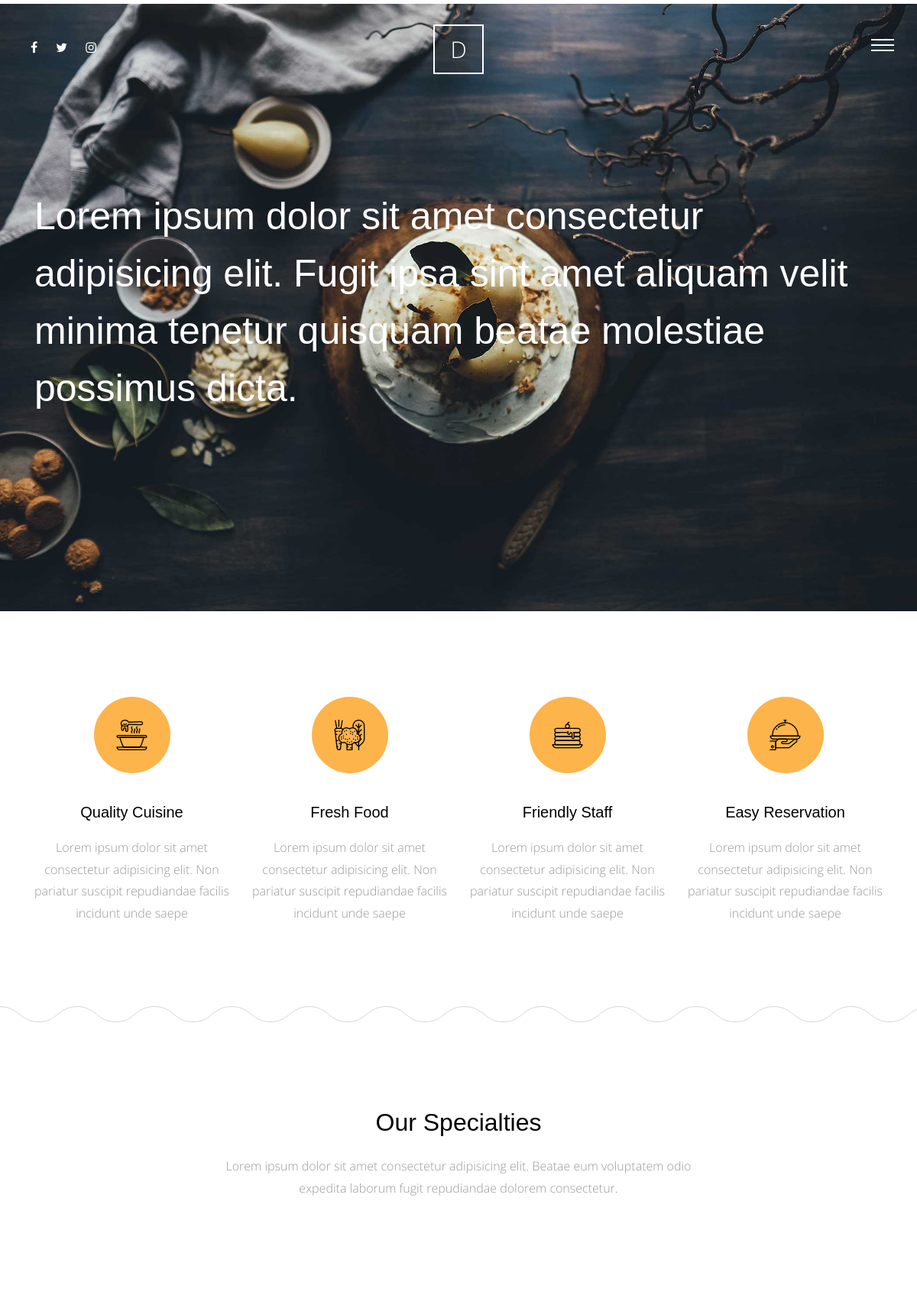
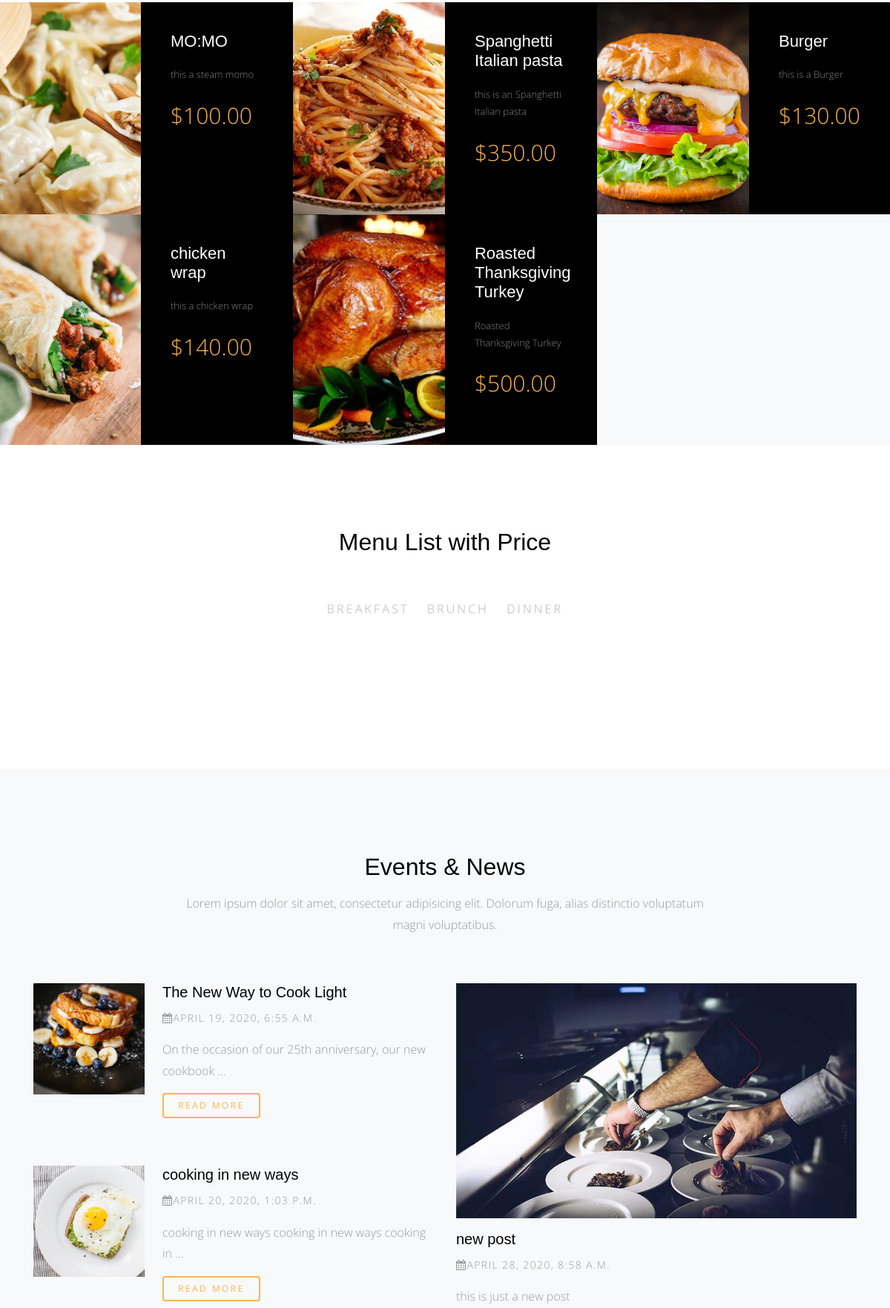
The page / (upper part) on the database its author committed (2 pictures, top to bottom).
### meals/models.py (models this page shows, shortened)
class Meals(models.Model):
    name = models.CharField(max_length=50)
    description = models.TextField(max_length=500)
    category = models.ForeignKey('category', on_delete=models.SET_NULL, null = True)
    people = models.IntegerField()
    price = models.DecimalField(max_digits=5 , decimal_places=2)
    preparation_time = models.IntegerField()
    image = models.ImageField(upload_to='meals/')
    slug = models.SlugField(blank=True, null=True)
    class Meta:
        verbose_name = 'meal'
        verbose_name_plural = 'meals'

class Category(models.Model):
    name = models.CharField(max_length=30)
    class Meta:
        verbose_name = 'category'
        verbose_name_plural = ' categories'
    def __str__(self):
        return self.name

### blog/models.py (models this page shows, shortened)
class Post(models.Model):
    title = models.CharField(max_length=50)
    content = models.TextField()
    auther = models.ForeignKey(User, on_delete=models.CASCADE)
    created = models.DateTimeField(default=timezone.now)
    image = models.ImageField(upload_to='blog/', blank=True, null=True)
    category = models.ForeignKey(
        'Category', null=True, on_delete=models.SET_NULL)
    tags = TaggableManager(blank=True)
    class Meta:
        verbose_name = 'post'
        verbose_name_plural = 'posts'

### home/views.py (the view)
# urls.py: path('',views.home, name= "home ")
def home(request):
    meals =  Meals.objects.all()
    meal_list = Meals.objects.all()
    categories = Category.objects.all()
    posts = Post.objects.all()
    latest_post = Post.objects.last()
    why_choose_us = Why_choose_Us.objects.all()
    context = {
        'meals': meals ,
        'meal_list' : meal_list,
        'categories': categories ,
        'posts' : posts,
        'latest_post' : latest_post ,
        'why_choose_us' : why_choose_us ,
    }
    return render (request, 'home/index.html', context)

### home/templates/home/index.html (shortened to what this page needs)
{% extends 'base.html'%}
{% load static %}
{% block body %}
        <div class="main-wrap">
            <div class="cover_1">
                <div class="img_bg" style="background-image: url({% static 'site_static/img/slider-1.jpg' %});" data-stellar-background-ratio="0.5">
                    <div class="container">
                        <div class="row align-items-center">
                            <div class="col-md-12" data-aos="fade-up">
                                <h2 class="heading">Lorem ipsum dolor sit amet consectetur adipisicing elit. Fugit ipsa sint amet aliquam velit minima tenetur quisquam beatae molestiae possimus dicta.</h2>
                            </div>
                        </div>
                    </div>
                </div>
            </div>
            <div class="section services-section">
                <div class="container">
                    <div class="row">
                        <div class="col-md-6 col-lg-3" data-aos="fade-up">
                            <div class="media feature-icon d-block text-center">
                                <div class="icon">
                                    <span class="flaticon-soup"></span>
                                </div>
                                <div class="media-body">
                                    <h3>Quality Cuisine</h3>
                                    <p>Lorem ipsum dolor sit amet consectetur adipisicing elit. Non pariatur suscipit repudiandae facilis incidunt unde saepe</p>
                                </div>
                            </div>
                        </div>
                        <div class="col-md-6 col-lg-3" data-aos="fade-up" data-aos-delay="100">
                            <div class="media feature-icon d-block text-center">
                                <div class="icon">
                                    <span class="flaticon-vegetables"></span>
                                </div>
                                <div class="media-body">
                                    <h3>Fresh Food</h3>
                                    <p>Lorem ipsum dolor sit amet consectetur adipisicing elit. Non pariatur suscipit repudiandae facilis incidunt unde saepe</p>
                                </div>
                            </div>
                        </div>
                        <div class="col-md-6 col-lg-3" data-aos="fade-up" data-aos-delay="300">
                            <div class="media feature-icon d-block text-center">
                                <div class="icon">
                                    <span class="flaticon-pancake"></span>
                                </div>
                                <div class="media-body">
                                    <h3>Friendly Staff</h3>
                                    <p>Lorem ipsum dolor sit amet consectetur adipisicing elit. Non pariatur suscipit repudiandae facilis incidunt unde saepe</p>
                                </div>
                            </div>
                        </div>
                        <div class="col-md-6 col-lg-3" data-aos="fade-up" data-aos-delay="500">
                            <div class="media feature-icon d-block text-center">
                                <div class="icon">
                                    <span class="flaticon-tray"></span>
                                </div>
                                <div class="media-body">
                                    <h3>Easy Reservation</h3>
                                    <p>Lorem ipsum dolor sit amet consectetur adipisicing elit. Non pariatur suscipit repudiandae facilis incidunt unde saepe</p>
                                </div>
                            </div>
                        </div>
                    </div>
                </div>
            </div>
            <div class="section">
                <div class="container">
                    <div class="row justify-content-center">
                        <div class="col-md-7 text-center" data-aos="fade-up">
                            <h2 class="mb-4">Our Specialties</h2>
                            <p class="lead">Lorem ipsum dolor sit amet consectetur adipisicing elit. Beatae eum voluptatem odio expedita laborum fugit repudiandae dolorem consectetur.</p>
                        </div>
                    </div>
                </div>
            </div>
            <div class="section pt-0 pb-0">
                <div class="menus d-flex bg-light">
                {% for meal in meals %}
                    <div class="d-flex item">
                        <div class="image" style="background-image: url({{meal.image.url}});" data-aos="fade"></div>
                        <div class="text">
                            <h3>{{meal.name}}</h3>
                            <p>{{meal.description|truncatewords:10}}</p>
                            <p class="price">${{meal.price}}</p>
                        </div>
                    </div>
                {% endfor %}
                </div>
            </div>
    <div class="section">
        <div class="container">
            <div class="row justify-content-center">
                <div class="col-md-8" data-aos="fade-up">
                    <h2 class="mb-5 text-center">Menu List with Price</h2>
                    <ul class="nav site-tab-nav" id="pills-tab" role="tablist">
                        {% for category in categories %}
                        <li class="nav-item">
                            <a class="nav-link" id="{{category}}-tab" data-toggle="pill" href="#{{category}}" role="tab" aria-controls="{{category}}" aria-selected="true">{{category}}</a>
                        </li>
                        {% endfor%}
                    </ul>
                </div>
            </div>
        </div>
    </div>
            <div class="section bg-light">
                <div class="container">
                    <div class="row justify-content-center mb-5" data-aos="fade-up">
                        <div class="col-md-8  text-center">
                            <h2 class="mb-3">Events &amp; News</h2>
                            <p class="lead">Lorem ipsum dolor sit amet, consectetur adipisicing elit. Dolorum fuga, alias distinctio voluptatum magni voluptatibus.</p>
                        </div>
                    </div>
                    <div class="row">
                        <div class="col-lg-6">
                        {% for post in posts %}
                            <div class="media d-block d-lg-flex mb-5" data-aos="fade-up" data-aos-delay="100">
                                <figure class="mr-4 horizontal">
                                    <a href="{% url 'blog:post_detail' post.id %}"><img src="{{post.image.url}}" alt="Image placeholder" class="img-fluid"></a>
                                </figure>
                                <div class="media-body">
                                    <h3><a href="{% url 'blog:post_detail' post.id %}">{{post.title}}</a></h3>
                                    <p class="post-meta"><span><span class="fa fa-calendar"></span>{{post.created}}</span>
                                    </p>
                                    <p>{{post.content|truncatewords:10}}</p>
                                    <p><a href="{% url 'blog:post_detail' post.id %}" class="btn btn-primary btn-outline-primary btn-sm">Read More</a></p>
                                </div>
                            </div>
                        {% endfor %}
                        </div>
                        <div class="col-lg-6">
                            <div class="media d-block mb-5" data-aos="fade-up" data-aos-delay="400">
                                <figure>
                                    <a href="{% url 'blog:post_detail' latest_post.id %}"><img src="{{latest_post.image.url}}" alt="Image placeholder" class="img-fluid"></a>
                                </figure>
                                <div class="media-body">
                                    <h3><a href="{% url 'blog:post_detail' latest_post.id %}">{{latest_post.title}}</a></h3>
                                    <p class="post-meta"><span><span class="fa fa-calendar"></span>{{latest_post.created}}</span>
                                    </p>
                                    <p>{{latest_post.content|truncatewords:10}}</p>
                                </div>
                            </div>
                        </div>
                    </div>
                </div>
            </div>
        </div>
{% endblock body %}

### static/site_static/css/style.css (style rules this page uses)
html { overflow-x: hidden; }
body { background: #fff; font-family: "Open Sans", cursive; font-size: 16px; line-height: 1.8; font-weight: 300; color: #999999; }
a { -webkit-transition: .3s all ease; -o-transition: .3s all ease; transition: .3s all ease; text-decoration: none; }
h1, h2, h3, h4, h5 { color: #000; font-family: "Playfair Display", Arial, sans-serif; }
h1 a, h2 a, h3 a, h4 a, h5 a { color: #000; }
.btn, .form-control { outline: none; }
.btn { font-size: 13px; text-transform: uppercase; letter-spacing: .2em; }
.btn.btn-primary { color: #fff; border-width: 2px; }
.btn.btn-sm { font-size: 12px; }
.btn.btn-outline-primary { border-width: 2px; color: #fdb44b; }
@media (min-width: 992px) { .media figure.horizontal { width: 150px; } }
.media h3 { font-size: 20px; margin-bottom: 10px; }
.media .post-meta { font-size: 14px; letter-spacing: .1em; text-transform: uppercase; }
.site-tab-nav { display: block; text-align: center; margin-bottom: 80px !important; }
.site-tab-nav li { float: none; display: inline-block; *display: inline; zoom: 1; }
.site-tab-nav li a { background: none; color: #b3b3b3; font-size: 16px; text-transform: uppercase; letter-spacing: .2em; border-bottom: 2px solid transparent; padding-left: 0; padding-right: 0; margin: 0 10px; }
.site-tab-nav, .nav-pills { text-align: center; }
.services-section { background: url("../img/curve_line.svg") repeat-x bottom left; }
.lead { font-size: 16px; }
.feature-icon .icon { text-align: center; height: 100px; width: 100px; border-radius: 50%; display: inline-block; position: relative; margin-bottom: 30px; background: #fdb44b; }
.feature-icon .icon>span { color: #000; font-size: 40px; position: absolute; top: 50%; left: 50%; -webkit-transform: translate(-50%, -50%); -ms-transform: translate(-50%, -50%); transform: translate(-50%, -50%); }
.feature-icon h3 { margin-bottom: 20px; }
.section { padding: 7em 0; }
.cover_1 { position: relative; }
.cover_1 .img_bg { background-repeat: no-repeat; background-size: cover !important; background-position: center center; }
.cover_1 .img_bg, .cover_1 .img_bg>.container>.row { min-height: 700px; height: 100vh; }
.cover_1 .heading { color: white; font-weight: 300; font-size: 30px; line-height: 1.5; }
@media (min-width: 768px) { .cover_1 .heading { font-size: 50px; line-height: 1.5; } }
.menus { display: -webkit-box; display: -ms-flexbox; display: flex; -ms-flex-wrap: wrap; flex-wrap: wrap; margin-right: -15px; margin-left: -15px; }
@media (min-width: 576px) { .menus .item { -webkit-box-flex: 0; -ms-flex: 0 0 100%; flex: 0 0 100%; max-width: 100%; } }
@media (min-width: 768px) { .menus .item { -webkit-box-flex: 0; -ms-flex: 0 0 50%; flex: 0 0 50%; max-width: 50%; } }
@media (min-width: 992px) { .menus .item { -webkit-box-flex: 0; -ms-flex: 0 0 50%; flex: 0 0 50%; max-width: 50%; } }
@media (min-width: 1200px) { .menus .item { -webkit-box-flex: 0; -ms-flex: 0 0 33.33333%; flex: 0 0 33.33333%; max-width: 33.33333%; } }
.menus .item .image, .menus .item .text { width: 50%; }
.menus .item .image { background-size: cover; background-position: center center; }
.menus .item .text { padding: 40px; background: #000; }
.menus .item .text h3 { color: #fff; font-size: 22px; margin-bottom: 20px; }
.menus .item .text p { color: #fff; font-size: 13px; opacity: .5; }
.menus .item .text .price { font-size: 30px; color: #fdb44b; opacity: 1; }

### rows shown on the page
Meals: image (picture), name "MO:MO", description "this a steam momo", price "100.00"
Meals: image (picture), name "Spanghetti Italian pasta", description "this is an Spanghetti Italian pasta", price "350.00"
Meals: image (picture), name "Burger", description "this is a Burger", price "130.00"
Meals: image (picture), name "chicken wrap", description "this a chicken wrap", price "140.00"
Meals: image (picture), name "Roasted Thanksgiving Turkey", description "Roasted Thanksgiving Turkey", price "500.00"
Category: name "BREAKFAST"
Category: name "BRUNCH"
Category: name "DINNER"
Post: image (picture), title "The New Way to Cook Light", created "APRIL 19, 2020, 6:55 A.M.", content "On the occasion of our 25th anniversary, our new cookbook …"
Post: image (picture), title "cooking in new ways", created "APRIL 20, 2020, 1:03 P.M.", content "cooking in new ways cooking in new ways cooking in …"
Post: image (picture), title "new post", created "APRIL 28, 2020, 8:58 A.M.", content "this is just a new post"
